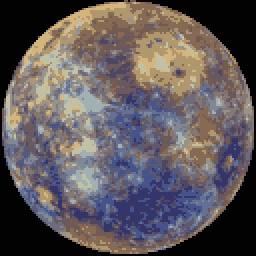
#> input picture Mercury128x12817col.png, 128 x 128 px (shown 2 times larger)
$ python changePalettes.py
#> lines starting #> are read from the running program, lines starting #| are printed output that depends on the picture
import cv2
import numpy as np


def stringToPaletteArrayBGR(string):
    array = string.split(",")
    return [[int(s,16)%256, (int(s,16)//256)%256,(int(s,16)//256//256)%256] for s in array]


#palettein = "dbcac3,c0a597,a0959c,a0867b,88787c,6f6b7b,81685f,6c5d5f,55515f,544648,374364,3d3743,233050,1a2441,202231,0f1830" #image6 16col
palettein = "c2c1a5,d3b57d,a1b1b3,b1976e,9a9288,808796,847774,657193,866a53,706b78,735b52,5b5a75,69585f,47548a,51465f,33356b,20202" #Mercury128x12817col
#palettein = "e5ece7,d7dfe9,d5cec1,b9bebb,c6b8b0,b6aa9a,969a9a,a39586,ac8a81,8e8273,6e7170,796e5f,806a65,5f574b,47433d,2a2823,30303" # jupiternasa
#palettein = "e0c793,c2af85,a5a395,aa9c7a,91999d,97907a,88877f,7c8385,71818e,72736f,677074,596774,596063,4b4d4c,323537,1b1d1f,20202" # saturn
paletteout = "b3a199,9f887d,847e81,7d6b63,6f6b7b,81685f,6e6366,6c5d5f,55515f,544648,374364,3d3743,233050,1a2441,202231,f1830,000000,ffffff" #image6 16coldarker
paletteout = "ddffff,e0fcff,c8eeeb,c3ecea,a9dbef,fbc340,7dd8d2,f09421,64a6ca,ed6d1d,357db0,e65615,c73218,9f2d1a,901e20,712625,000000" #fireice
paletteout = "88eef2,94dc7b,6ce343,6abbbf,70ab59,479296,6874d3,558045,77614d,396e70,485cf5,3a582f,5a4736,384080,4c3623,23284d,000000,ffffff" #nature

if __name__ == '__main__':
    imarray = cv2.imread("Mercury128x12817col.png").astype(np.uint8)
#> imarray is the input picture: shape (128, 128, 3); mean B, G, R 91, 88.6, 95.7
    imarrayout = np.ndarray(imarray.shape)
    impal = stringToPaletteArrayBGR(palettein)
    outpal = stringToPaletteArrayBGR(paletteout)
    print(impal)
    for x in range(imarray.shape[0]):
        for y in range(imarray.shape[1]):
            imarrayout[x][y] = outpal[impal.index(imarray[x][y].tolist())]
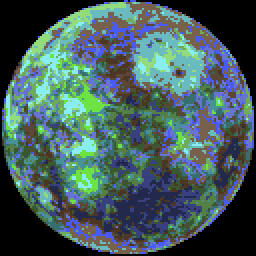
#> imarrayout: shape (128, 128, 3) float64 (shown 2 times larger); mean B, G, R 92.7, 92.7, 68.1

    cv2.imwrite("Mercury128x128nature.png",imarrayout)
